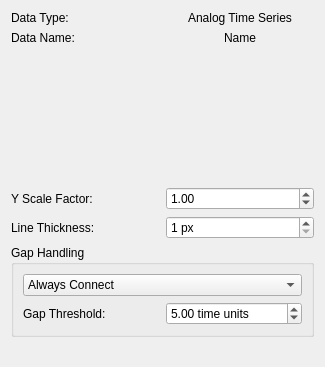
<?xml version="1.0" encoding="UTF-8"?>
<ui version="4.0">
 <class>AnalogViewer_Widget</class>
 <widget class="QWidget" name="AnalogViewer_Widget">
  <property name="geometry">
   <rect>
    <x>0</x>
    <y>0</y>
    <width>325</width>
    <height>367</height>
   </rect>
  </property>
  <property name="windowTitle">
   <string>Form</string>
  </property>
  <layout class="QVBoxLayout" name="verticalLayout">
   <item>
    <layout class="QHBoxLayout" name="horizontalLayout">
     <item>
      <widget class="QLabel" name="label_2">
       <property name="text">
        <string>Data Type:</string>
       </property>
      </widget>
     </item>
     <item>
      <widget class="QLabel" name="label">
       <property name="text">
        <string>Analog Time Series</string>
       </property>
       <property name="alignment">
        <set>Qt::AlignmentFlag::AlignCenter</set>
       </property>
      </widget>
     </item>
    </layout>
   </item>
   <item>
    <layout class="QHBoxLayout" name="horizontalLayout_2">
     <item>
      <widget class="QLabel" name="label_3">
       <property name="text">
        <string>Data Name:</string>
       </property>
      </widget>
     </item>
     <item>
      <widget class="QLabel" name="name_label">
       <property name="text">
        <string>Name</string>
       </property>
       <property name="alignment">
        <set>Qt::AlignmentFlag::AlignCenter</set>
       </property>
      </widget>
     </item>
    </layout>
   </item>
   <item>
    <widget class="ColorPicker_Widget" name="color_picker" native="true">
     <property name="minimumSize">
      <size>
       <width>200</width>
       <height>130</height>
      </size>
     </property>
    </widget>
   </item>
   <item>
    <layout class="QHBoxLayout" name="scale_layout">
     <item>
      <widget class="QLabel" name="scale_label">
       <property name="text">
        <string>Y Scale Factor:</string>
       </property>
      </widget>
     </item>
     <item>
      <widget class="QDoubleSpinBox" name="scale_spinbox">
       <property name="minimum">
        <double>0.100000000000000</double>
       </property>
       <property name="maximum">
        <double>10.000000000000000</double>
       </property>
       <property name="singleStep">
        <double>0.100000000000000</double>
       </property>
       <property name="value">
        <double>1.000000000000000</double>
       </property>
      </widget>
     </item>
    </layout>
   </item>
   <item>
    <layout class="QHBoxLayout" name="line_thickness_layout">
     <item>
      <widget class="QLabel" name="line_thickness_label">
       <property name="text">
        <string>Line Thickness:</string>
       </property>
      </widget>
     </item>
     <item>
      <widget class="QSpinBox" name="line_thickness_spinbox">
       <property name="suffix">
        <string> px</string>
       </property>
       <property name="minimum">
        <number>1</number>
       </property>
       <property name="maximum">
        <number>10</number>
       </property>
       <property name="value">
        <number>1</number>
       </property>
      </widget>
     </item>
    </layout>
   </item>
   <item>
    <widget class="QGroupBox" name="gap_groupbox">
     <property name="title">
      <string>Gap Handling</string>
     </property>
     <layout class="QVBoxLayout" name="gap_layout">
      <item>
       <widget class="QComboBox" name="gap_mode_combo">
        <item>
         <property name="text">
          <string>Always Connect</string>
         </property>
        </item>
        <item>
         <property name="text">
          <string>Detect Gaps</string>
         </property>
        </item>
        <item>
         <property name="text">
          <string>Show Markers</string>
         </property>
        </item>
       </widget>
      </item>
      <item>
       <layout class="QHBoxLayout" name="threshold_layout">
        <item>
         <widget class="QLabel" name="threshold_label">
          <property name="text">
           <string>Gap Threshold:</string>
          </property>
         </widget>
        </item>
        <item>
         <widget class="QDoubleSpinBox" name="gap_threshold_spinbox">
          <property name="suffix">
           <string> time units</string>
          </property>
          <property name="minimum">
           <double>0.100000000000000</double>
          </property>
          <property name="maximum">
           <double>1000.000000000000000</double>
          </property>
          <property name="singleStep">
           <double>1.000000000000000</double>
          </property>
          <property name="value">
           <double>5.000000000000000</double>
          </property>
         </widget>
        </item>
       </layout>
      </item>
     </layout>
    </widget>
   </item>
   <item>
    <spacer name="verticalSpacer">
     <property name="orientation">
      <enum>Qt::Orientation::Vertical</enum>
     </property>
     <property name="sizeHint" stdset="0">
      <size>
       <width>20</width>
       <height>40</height>
      </size>
     </property>
    </spacer>
   </item>
  </layout>
 </widget>
 <customwidgets>
  <customwidget>
   <class>ColorPicker_Widget</class>
   <extends>QWidget</extends>
   <header>ColorPicker_Widget/ColorPicker_Widget.hpp</header>
   <container>1</container>
  </customwidget>
 </customwidgets>
 <resources/>
 <connections/>
</ui>
